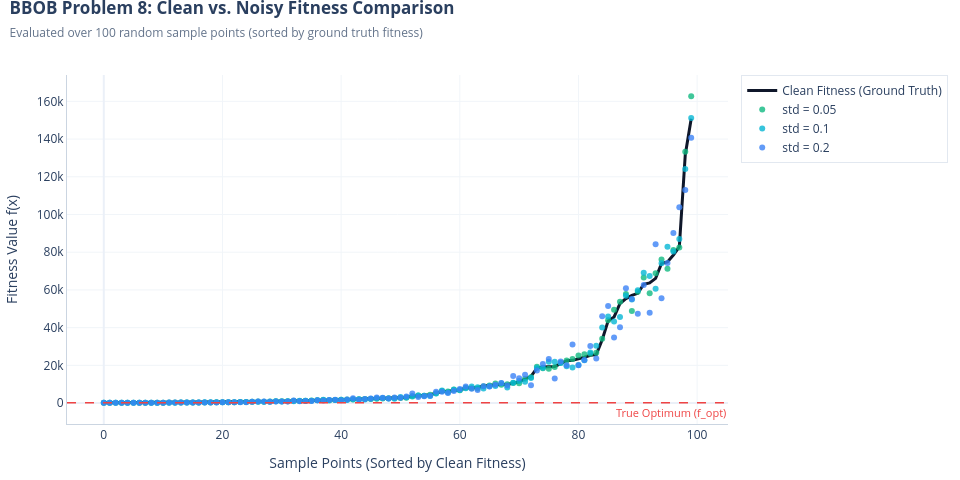
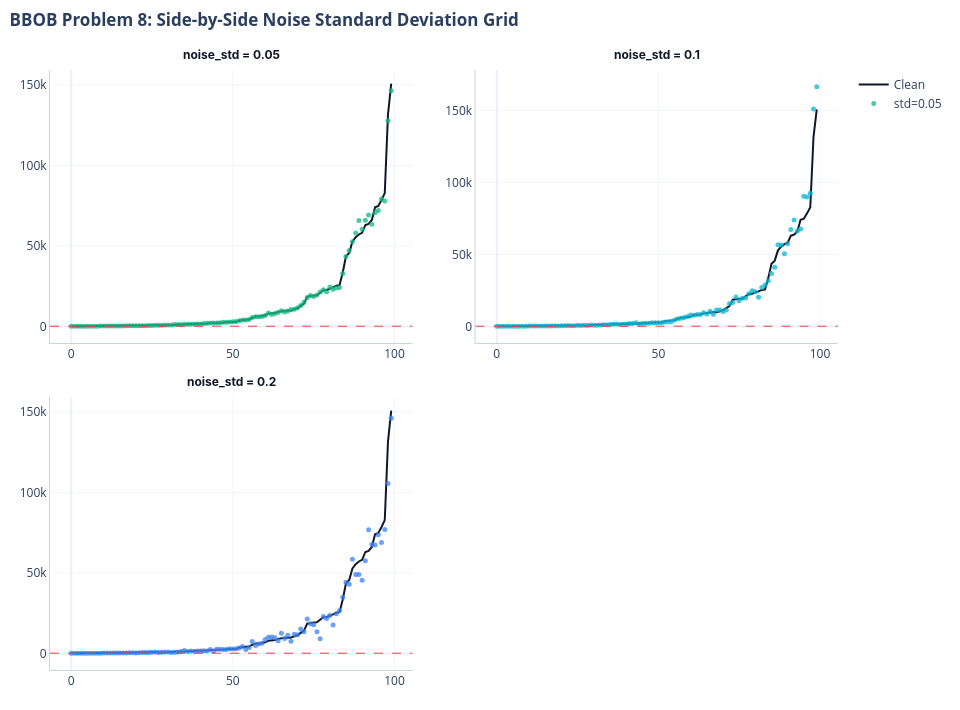

Notebook source saved alongside these figures, in order:
### Markdown cell above
## 2. 1D Sample Point Fitness Comparison

### 🎯 Why we do this plot:
To understand how noise perturbs individual point evaluations along a 1D slice of the search space. We need to observe whether noisy evaluation preserves relative ranking order between candidate solutions or creates false local minima that fool optimization algorithms.

### 📖 How to read it:
- **X-axis**: Sample point index sorted by true clean objective value (left = best/lowest fitness, right = worst/highest fitness).
- **Y-axis**: Evaluated objective function value (x)$.
- **Solid Line (Green)**: True, uncorrupted clean ground-truth objective value.
- **Dashed / Dotted Lines**: Noisy evaluation curves across increasing noise intensities ( = 0.05 to 0.5).

### 💡 Key Takeaway:
At low noise levels ( ≤ 0.1), the overall ranking trajectory is preserved, though local perturbations introduce jitter. At high noise levels ( ≥ 0.5), local point ranking is heavily scrambled, creating artificial deceptive local optima that confuse deterministic local search methods.

### Code cell
lb, ub = problem.lower_bound, problem.upper_bound
points = np.random.uniform(lb, ub, (100, dim))
clean_y = np.array([problem(x) for x in points])
sort_idx = np.argsort(clean_y)
sorted_clean = clean_y[sort_idx]
indices = np.arange(len(points))
# Combined Plot showing all noise std levels overlaid on clean ground truth
fig_combined = go.Figure()
fig_combined.add_trace(go.Scatter(
    x=indices,
    y=sorted_clean,
    mode='lines',
    name='Clean Fitness (Ground Truth)',
    line=dict(color='#0F172A', width=3)
))
# Add true optimum line
fig_combined.add_hline(
    y=problem.true_optimum,
    line_dash="dash",
    line_color="#EF4444",
    line_width=1.5,
    annotation_text="True Optimum (f_opt)",
    annotation_position="bottom right",
    annotation_font=dict(size=11, color="#EF4444")
)
for level in noisy_levels:
    p_noisy = BBOBProblem(problem_id=problem_id, dim=dim, instance_id=instance_id, noise_strategy=MultiplicativeNoiseStrategy(noise_std=level))
    noisy_y = np.array([p_noisy(x) for x in points])
    sorted_noisy = noisy_y[sort_idx]
    fig_combined.add_trace(go.Scatter(
        x=indices,
        y=sorted_noisy,
        mode='markers',
        name=f'std = {level}',
        marker=dict(color=color_palette.get(level, '#64748B'), size=6, opacity=0.8)
    ))
fig_combined.update_xaxes(showgrid=True, gridcolor='#F1F5F9', linecolor='#CBD5E1')
fig_combined.update_yaxes(showgrid=True, gridcolor='#F1F5F9', linecolor='#CBD5E1')
fig_combined.update_layout(
    title=dict(
        text=f"<b>BBOB Problem {problem_id}: Clean vs. Noisy Fitness Comparison</b><br><span style='font-size:12px;color:#64748B;'>Evaluated over 100 random sample points (sorted by ground truth fitness)</span>",
        x=0.01, xanchor='left', y=0.97
    ),
    xaxis_title="Sample Points (Sorted by Clean Fitness)",
    yaxis_title="Fitness Value f(x)",
    template="plotly_white",
    hovermode='x unified',
    height=480,
    width=960,
    margin=dict(l=60, r=40, t=75, b=50),
    legend=dict(bgcolor='rgba(255,255,255,0.9)', bordercolor='#E2E8F0', borderwidth=1)
)
fig_combined.show()
# Subplot Grid: 2 plots per row for vertical scrolling
n_plots = len(noisy_levels)
cols = 2
rows = int(np.ceil(n_plots / cols))
fig_subplots = make_subplots(
    rows=rows, cols=cols,
    subplot_titles=[f'<b>noise_std = {level}</b>' for level in noisy_levels],
    horizontal_spacing=0.08,
    vertical_spacing=0.09
)
coords = [(r + 1, c + 1) for r in range(rows) for c in range(cols)][:n_plots]
for idx, (level, (r, c)) in enumerate(zip(noisy_levels, coords), start=1):
    p_noisy = BBOBProblem(problem_id=problem_id, dim=dim, instance_id=instance_id, noise_strategy=MultiplicativeNoiseStrategy(noise_std=level))
    noisy_y = np.array([p_noisy(x) for x in points])
    sorted_noisy = noisy_y[sort_idx]
    
    # Clean reference line
    fig_subplots.add_trace(
        go.Scatter(x=indices, y=sorted_clean, mode='lines', name='Clean', line=dict(color='#0F172A', width=2), showlegend=(idx==1)),
        row=r, col=c
    )
    # Noisy markers
    fig_subplots.add_trace(
        go.Scatter(x=indices, y=sorted_noisy, mode='markers', name=f'std={level}', marker=dict(color=color_palette.get(level, '#EF4444'), size=5, opacity=0.75), showlegend=(idx==1)),
        row=r, col=c
    )
    # Add true optimum line to subplot
    fig_subplots.add_hline(
        y=problem.true_optimum, line_dash="dash", line_color="#EF4444", line_width=1,
        row=r, col=c
    )
for anno in fig_subplots.layout.annotations:
    anno.update(font=dict(size=12, color='#0F172A', family='Inter, sans-serif'), yshift=6)
fig_subplots.update_xaxes(showgrid=True, gridcolor='#F1F5F9', linecolor='#CBD5E1')
fig_subplots.update_yaxes(showgrid=True, gridcolor='#F1F5F9', linecolor='#CBD5E1')
fig_subplots.update_layout(
    title=dict(
        text=f"<b>BBOB Problem {problem_id}: Side-by-Side Noise Standard Deviation Grid</b>",
        x=0.01, xanchor='left', y=0.98
    ),
    height=320 * rows + 70,
    width=960,
    margin=dict(l=50, r=40, t=70, b=40),
    template="plotly_white"
)
fig_subplots.show()

### Figure 1 — Plotly figure (JSON) as saved in the notebook; plotly's stock layout.template omitted (floating-point values rounded to 4 significant figures)
{"data": [{"line": {"color": "#0F172A", "width": 3}, "mode": "lines", "name": "Clean Fitness (Ground Truth)", "type": "scatter", "x": [0, 1, 2, 3, 4, 5, 6, 7, 8, 9, 10, 11, 12, 13, 14, 15, 16, 17, 18, 19, 20, 21, 22, 23, 24, 25, 26, 27, 28, 29, 30, 31, 32, 33, 34, 35, 36, 37, 38, 39, 40, 41, 42, 43, 44, 45, 46, 47, 48, 49, 50, 51, 52, 53, 54, 55, 56, 57, 58, 59, 60, 61, 62, 63, 64, 65, 66, 67, 68, 69, 70, 71, 72, 73, 74, 75, 76, 77, 78, 79, 80, 81, 82, 83, 84, 85, 86, 87, 88, 89, 90, 91, 92, 93, 94, 95, 96, 97, 98, 99], "y": [151.6, 164.9, 167.6, 168.0, 176.3, 178.8, 196.5, 198.7, 203.7, 226.5, 236.9, 247.9, 254.9, 273.3, 275.9, 314.5, 360.0, 383.6, 386.7, 397.9, 427.8, 456.7, 484.6, 507.9, 544.7, 679.1, 713.2, 728.9, 781.2, 923.7, 928.2, 945.0, 1127.0, 1173.0, 1242.0, 1325.0, 1504.0, 1523.0, 1535.0, 1600.0, 1765.0, 1832.0, 1902.0, 2109.0, 2120.0, 2238.0, 2385.0, 2500.0, 2644.0, 2745.0, 2830.0, 2981.0, 3686.0, 3902.0, 4066.0, 4380.0, 5349.0, 6122.0, 6226.0, 6678.0, 6945.0, 7940.0, 8115.0, 8316.0, 9072.0, 9559.0, 9697.0, 9825.0, 9889.0, 10600.0, 11310.0, 12770.0, 14210.0, 18530.0, 19140.0, 19260.0, 19380.0, 20910.0, 22480.0, 22670.0, 23330.0, 24310.0, 25360.0, 25670.0, 33560.0, 43590.0, 45670.0, 52820.0, 55420.0, 57150.0, 58180.0, 63030.0, 63740.0, 66140.0, 74040.0, 74800.0, 78530.0, 82850.0, 131700.0, 150800.0]}, {"marker": {"color": "#10B981", "opacity": 0.8, "size": 6}, "mode": "markers", "name": "std = 0.05", "type": "scatter", "x": [0, 1, 2, 3, 4, 5, 6, 7, 8, 9, 10, 11, 12, 13, 14, 15, 16, 17, 18, 19, 20, 21, 22, 23, 24, 25, 26, 27, 28, 29, 30, 31, 32, 33, 34, 35, 36, 37, 38, 39, 40, 41, 42, 43, 44, 45, 46, 47, 48, 49, 50, 51, 52, 53, 54, 55, 56, 57, 58, 59, 60, 61, 62, 63, 64, 65, 66, 67, 68, 69, 70, 71, 72, 73, 74, 75, 76, 77, 78, 79, 80, 81, 82, 83, 84, 85, 86, 87, 88, 89, 90, 91, 92, 93, 94, 95, 96, 97, 98, 99], "y": [151.6, 165.7, 168.0, 168.3, 178.4, 178.7, 193.5, 195.3, 203.6, 227.6, 240.9, 245.8, 256.5, 266.6, 276.4, 314.1, 363.1, 361.6, 371.9, 396.1, 429.6, 442.9, 504.9, 517.5, 523.0, 647.0, 776.0, 751.3, 794.9, 915.6, 939.9, 961.1, 1212.0, 1131.0, 1289.0, 1386.0, 1482.0, 1576.0, 1425.0, 1598.0, 1732.0, 1905.0, 1943.0, 2065.0, 2150.0, 2185.0, 2365.0, 2440.0, 2541.0, 2648.0, 2706.0, 2874.0, 3555.0, 3984.0, 3847.0, 4456.0, 5154.0, 6364.0, 6109.0, 7187.0, 6766.0, 8068.0, 7865.0, 7753.0, 8866.0, 9269.0, 10360.0, 9672.0, 10000.0, 10710.0, 10510.0, 12920.0, 13730.0, 19210.0, 18480.0, 18230.0, 19140.0, 21420.0, 22590.0, 23410.0, 25220.0, 25950.0, 26200.0, 26680.0, 34060.0, 43870.0, 49480.0, 53730.0, 57810.0, 48840.0, 59040.0, 66590.0, 58180.0, 68860.0, 76120.0, 71270.0, 81220.0, 82480.0, 133300.0, 162700.0]}, {"marker": {"color": "#06B6D4", "opacity": 0.8, "size": 6}, "mode": "markers", "name": "std = 0.1", "type": "scatter", "x": [0, 1, 2, 3, 4, 5, 6, 7, 8, 9, 10, 11, 12, 13, 14, 15, 16, 17, 18, 19, 20, 21, 22, 23, 24, 25, 26, 27, 28, 29, 30, 31, 32, 33, 34, 35, 36, 37, 38, 39, 40, 41, 42, 43, 44, 45, 46, 47, 48, 49, 50, 51, 52, 53, 54, 55, 56, 57, 58, 59, 60, 61, 62, 63, 64, 65, 66, 67, 68, 69, 70, 71, 72, 73, 74, 75, 76, 77, 78, 79, 80, 81, 82, 83, 84, 85, 86, 87, 88, 89, 90, 91, 92, 93, 94, 95, 96, 97, 98, 99], "y": [151.5, 167.2, 168.3, 171.0, 177.9, 178.0, 200.6, 199.8, 208.4, 231.5, 236.9, 235.9, 239.0, 268.0, 257.9, 316.0, 325.3, 390.3, 378.9, 380.8, 420.7, 479.7, 502.0, 557.4, 596.1, 663.5, 683.3, 668.8, 724.7, 919.6, 835.2, 995.7, 948.2, 1196.0, 1226.0, 1272.0, 1501.0, 1722.0, 1592.0, 1620.0, 1751.0, 1692.0, 2078.0, 2008.0, 1867.0, 2233.0, 2580.0, 2713.0, 2492.0, 2288.0, 3246.0, 3061.0, 3753.0, 4016.0, 3931.0, 3721.0, 5076.0, 6719.0, 5561.0, 7018.0, 6928.0, 7841.0, 8803.0, 8457.0, 7707.0, 8895.0, 9119.0, 10570.0, 8309.0, 10760.0, 11700.0, 11270.0, 13300.0, 18570.0, 18680.0, 21960.0, 21930.0, 21270.0, 19580.0, 18810.0, 20220.0, 22750.0, 26770.0, 30380.0, 40030.0, 45940.0, 43300.0, 45710.0, 56940.0, 54950.0, 59870.0, 69080.0, 67410.0, 60570.0, 74090.0, 82880.0, 80320.0, 86980.0, 124200.0, 151100.0]}, {"marker": {"color": "#3B82F6", "opacity": 0.8, "size": 6}, "mode": "markers", "name": "std = 0.2", "type": "scatter", "x": [0, 1, 2, 3, 4, 5, 6, 7, 8, 9, 10, 11, 12, 13, 14, 15, 16, 17, 18, 19, 20, 21, 22, 23, 24, 25, 26, 27, 28, 29, 30, 31, 32, 33, 34, 35, 36, 37, 38, 39, 40, 41, 42, 43, 44, 45, 46, 47, 48, 49, 50, 51, 52, 53, 54, 55, 56, 57, 58, 59, 60, 61, 62, 63, 64, 65, 66, 67, 68, 69, 70, 71, 72, 73, 74, 75, 76, 77, 78, 79, 80, 81, 82, 83, 84, 85, 86, 87, 88, 89, 90, 91, 92, 93, 94, 95, 96, 97, 98, 99], "y": [152.3, 170.2, 167.8, 176.8, 174.5, 177.1, 206.6, 217.0, 224.1, 231.7, 226.7, 253.9, 271.2, 268.0, 287.7, 313.7, 366.3, 373.4, 335.6, 370.9, 424.6, 455.5, 487.9, 494.2, 503.8, 655.2, 808.0, 787.5, 764.2, 860.4, 808.6, 888.3, 1340.0, 1020.0, 1145.0, 1126.0, 1459.0, 1328.0, 1654.0, 1794.0, 1449.0, 1937.0, 2578.0, 1705.0, 2112.0, 2468.0, 2939.0, 2764.0, 2488.0, 2903.0, 2799.0, 3481.0, 5059.0, 3258.0, 3676.0, 3830.0, 6034.0, 5992.0, 5366.0, 6384.0, 7429.0, 8760.0, 7662.0, 6935.0, 8868.0, 8856.0, 9698.0, 10660.0, 9343.0, 14390.0, 13130.0, 15010.0, 9429.0, 17340.0, 20700.0, 23350.0, 12990.0, 21990.0, 20090.0, 31090.0, 20050.0, 22900.0, 30290.0, 23690.0, 46080.0, 51450.0, 34730.0, 40220.0, 60850.0, 55260.0, 47320.0, 62610.0, 47840.0, 84210.0, 55550.0, 74350.0, 90130.0, 103900.0, 113000.0, 140700.0]}], "layout": {"annotations": [{"font": {"color": "#EF4444", "size": 11}, "showarrow": false, "text": "True Optimum (f_opt)", "x": 1, "xanchor": "right", "xref": "x domain", "y": 149.2, "yanchor": "top", "yref": "y"}], "height": 480, "hovermode": "x unified", "legend": {"bgcolor": "rgba(255,255,255,0.9)", "bordercolor": "#E2E8F0", "borderwidth": 1}, "margin": {"b": 50, "l": 60, "r": 40, "t": 75}, "shapes": [{"line": {"color": "#EF4444", "dash": "dash", "width": 1.5}, "type": "line", "x0": 0, "x1": 1, "xref": "x domain", "y0": 149.2, "y1": 149.2, "yref": "y"}], "title": {"text": "<b>BBOB Problem 8: Clean vs. Noisy Fitness Comparison</b><br><span style='font-size:12px;color:#64748B;'>Evaluated over 100 random sample points (sorted by ground truth fitness)</span>", "x": 0.01, "xanchor": "left", "y": 0.97}, "width": 960, "xaxis": {"gridcolor": "#F1F5F9", "linecolor": "#CBD5E1", "showgrid": true, "title": {"text": "Sample Points (Sorted by Clean Fitness)"}}, "yaxis": {"gridcolor": "#F1F5F9", "linecolor": "#CBD5E1", "showgrid": true, "title": {"text": "Fitness Value f(x)"}}}}

### Figure 2 — Plotly figure (JSON) as saved in the notebook; plotly's stock layout.template omitted (floating-point values rounded to 4 significant figures)
{"data": [{"line": {"color": "#0F172A", "width": 2}, "mode": "lines", "name": "Clean", "showlegend": true, "type": "scatter", "x": [0, 1, 2, 3, 4, 5, 6, 7, 8, 9, 10, 11, 12, 13, 14, 15, 16, 17, 18, 19, 20, 21, 22, 23, 24, 25, 26, 27, 28, 29, 30, 31, 32, 33, 34, 35, 36, 37, 38, 39, 40, 41, 42, 43, 44, 45, 46, 47, 48, 49, 50, 51, 52, 53, 54, 55, 56, 57, 58, 59, 60, 61, 62, 63, 64, 65, 66, 67, 68, 69, 70, 71, 72, 73, 74, 75, 76, 77, 78, 79, 80, 81, 82, 83, 84, 85, 86, 87, 88, 89, 90, 91, 92, 93, 94, 95, 96, 97, 98, 99], "xaxis": "x", "y": [151.6, 164.9, 167.6, 168.0, 176.3, 178.8, 196.5, 198.7, 203.7, 226.5, 236.9, 247.9, 254.9, 273.3, 275.9, 314.5, 360.0, 383.6, 386.7, 397.9, 427.8, 456.7, 484.6, 507.9, 544.7, 679.1, 713.2, 728.9, 781.2, 923.7, 928.2, 945.0, 1127.0, 1173.0, 1242.0, 1325.0, 1504.0, 1523.0, 1535.0, 1600.0, 1765.0, 1832.0, 1902.0, 2109.0, 2120.0, 2238.0, 2385.0, 2500.0, 2644.0, 2745.0, 2830.0, 2981.0, 3686.0, 3902.0, 4066.0, 4380.0, 5349.0, 6122.0, 6226.0, 6678.0, 6945.0, 7940.0, 8115.0, 8316.0, 9072.0, 9559.0, 9697.0, 9825.0, 9889.0, 10600.0, 11310.0, 12770.0, 14210.0, 18530.0, 19140.0, 19260.0, 19380.0, 20910.0, 22480.0, 22670.0, 23330.0, 24310.0, 25360.0, 25670.0, 33560.0, 43590.0, 45670.0, 52820.0, 55420.0, 57150.0, 58180.0, 63030.0, 63740.0, 66140.0, 74040.0, 74800.0, 78530.0, 82850.0, 131700.0, 150800.0], "yaxis": "y"}, {"marker": {"color": "#10B981", "opacity": 0.75, "size": 5}, "mode": "markers", "name": "std=0.05", "showlegend": true, "type": "scatter", "x": [0, 1, 2, 3, 4, 5, 6, 7, 8, 9, 10, 11, 12, 13, 14, 15, 16, 17, 18, 19, 20, 21, 22, 23, 24, 25, 26, 27, 28, 29, 30, 31, 32, 33, 34, 35, 36, 37, 38, 39, 40, 41, 42, 43, 44, 45, 46, 47, 48, 49, 50, 51, 52, 53, 54, 55, 56, 57, 58, 59, 60, 61, 62, 63, 64, 65, 66, 67, 68, 69, 70, 71, 72, 73, 74, 75, 76, 77, 78, 79, 80, 81, 82, 83, 84, 85, 86, 87, 88, 89, 90, 91, 92, 93, 94, 95, 96, 97, 98, 99], "xaxis": "x", "y": [151.7, 164.2, 168.5, 167.0, 177.4, 180.0, 195.6, 198.0, 199.9, 229.5, 237.6, 256.1, 249.6, 284.3, 270.1, 332.4, 343.0, 386.6, 373.8, 390.4, 428.5, 456.5, 488.0, 484.7, 548.0, 678.5, 713.0, 737.0, 812.6, 938.0, 900.4, 934.1, 1163.0, 1188.0, 1130.0, 1344.0, 1436.0, 1388.0, 1502.0, 1600.0, 1601.0, 1812.0, 1922.0, 2122.0, 2117.0, 2225.0, 2335.0, 2591.0, 2634.0, 2813.0, 2993.0, 3146.0, 3576.0, 3968.0, 4064.0, 4379.0, 5537.0, 6107.0, 6103.0, 6121.0, 6759.0, 8304.0, 7450.0, 8077.0, 8626.0, 9743.0, 8977.0, 9536.0, 10530.0, 10730.0, 11610.0, 12980.0, 15080.0, 17860.0, 19240.0, 18570.0, 19560.0, 21460.0, 22750.0, 21540.0, 24560.0, 23080.0, 23960.0, 24240.0, 32860.0, 43470.0, 47140.0, 52610.0, 57980.0, 65780.0, 60410.0, 65910.0, 69230.0, 63460.0, 70680.0, 72050.0, 79210.0, 77920.0, 127700.0, 146300.0], "yaxis": "y"}, {"line": {"color": "#0F172A", "width": 2}, "mode": "lines", "name": "Clean", "showlegend": false, "type": "scatter", "x": [0, 1, 2, 3, 4, 5, 6, 7, 8, 9, 10, 11, 12, 13, 14, 15, 16, 17, 18, 19, 20, 21, 22, 23, 24, 25, 26, 27, 28, 29, 30, 31, 32, 33, 34, 35, 36, 37, 38, 39, 40, 41, 42, 43, 44, 45, 46, 47, 48, 49, 50, 51, 52, 53, 54, 55, 56, 57, 58, 59, 60, 61, 62, 63, 64, 65, 66, 67, 68, 69, 70, 71, 72, 73, 74, 75, 76, 77, 78, 79, 80, 81, 82, 83, 84, 85, 86, 87, 88, 89, 90, 91, 92, 93, 94, 95, 96, 97, 98, 99], "xaxis": "x2", "y": [151.6, 164.9, 167.6, 168.0, 176.3, 178.8, 196.5, 198.7, 203.7, 226.5, 236.9, 247.9, 254.9, 273.3, 275.9, 314.5, 360.0, 383.6, 386.7, 397.9, 427.8, 456.7, 484.6, 507.9, 544.7, 679.1, 713.2, 728.9, 781.2, 923.7, 928.2, 945.0, 1127.0, 1173.0, 1242.0, 1325.0, 1504.0, 1523.0, 1535.0, 1600.0, 1765.0, 1832.0, 1902.0, 2109.0, 2120.0, 2238.0, 2385.0, 2500.0, 2644.0, 2745.0, 2830.0, 2981.0, 3686.0, 3902.0, 4066.0, 4380.0, 5349.0, 6122.0, 6226.0, 6678.0, 6945.0, 7940.0, 8115.0, 8316.0, 9072.0, 9559.0, 9697.0, 9825.0, 9889.0, 10600.0, 11310.0, 12770.0, 14210.0, 18530.0, 19140.0, 19260.0, 19380.0, 20910.0, 22480.0, 22670.0, 23330.0, 24310.0, 25360.0, 25670.0, 33560.0, 43590.0, 45670.0, 52820.0, 55420.0, 57150.0, 58180.0, 63030.0, 63740.0, 66140.0, 74040.0, 74800.0, 78530.0, 82850.0, 131700.0, 150800.0], "yaxis": "y2"}, {"marker": {"color": "#06B6D4", "opacity": 0.75, "size": 5}, "mode": "markers", "name": "std=0.1", "showlegend": false, "type": "scatter", "x": [0, 1, 2, 3, 4, 5, 6, 7, 8, 9, 10, 11, 12, 13, 14, 15, 16, 17, 18, 19, 20, 21, 22, 23, 24, 25, 26, 27, 28, 29, 30, 31, 32, 33, 34, 35, 36, 37, 38, 39, 40, 41, 42, 43, 44, 45, 46, 47, 48, 49, 50, 51, 52, 53, 54, 55, 56, 57, 58, 59, 60, 61, 62, 63, 64, 65, 66, 67, 68, 69, 70, 71, 72, 73, 74, 75, 76, 77, 78, 79, 80, 81, 82, 83, 84, 85, 86, 87, 88, 89, 90, 91, 92, 93, 94, 95, 96, 97, 98, 99], "xaxis": "x2", "y": [151.2, 165.5, 165.1, 168.4, 172.7, 182.1, 204.2, 197.9, 204.5, 218.3, 233.4, 240.9, 275.9, 286.4, 274.4, 294.6, 350.3, 380.4, 397.6, 365.8, 469.7, 439.4, 607.2, 476.4, 535.4, 762.1, 663.4, 791.8, 711.2, 1087.0, 885.6, 790.1, 1038.0, 1170.0, 1187.0, 1376.0, 1560.0, 1661.0, 1420.0, 1530.0, 1781.0, 2021.0, 2077.0, 2514.0, 1752.0, 2101.0, 2260.0, 2301.0, 2528.0, 2496.0, 2500.0, 2547.0, 3140.0, 3196.0, 3273.0, 4408.0, 5293.0, 5725.0, 6135.0, 6821.0, 7950.0, 7818.0, 8255.0, 8280.0, 9450.0, 8593.0, 10640.0, 8553.0, 11450.0, 11390.0, 10290.0, 11390.0, 15780.0, 16640.0, 20460.0, 17820.0, 19490.0, 19790.0, 22720.0, 24860.0, 24130.0, 20340.0, 27080.0, 28860.0, 31770.0, 36680.0, 41030.0, 56760.0, 56580.0, 50450.0, 57390.0, 67390.0, 73850.0, 66250.0, 67640.0, 90370.0, 89910.0, 92530.0, 151000.0, 166400.0], "yaxis": "y2"}, {"line": {"color": "#0F172A", "width": 2}, "mode": "lines", "name": "Clean", "showlegend": false, "type": "scatter", "x": [0, 1, 2, 3, 4, 5, 6, 7, 8, 9, 10, 11, 12, 13, 14, 15, 16, 17, 18, 19, 20, 21, 22, 23, 24, 25, 26, 27, 28, 29, 30, 31, 32, 33, 34, 35, 36, 37, 38, 39, 40, 41, 42, 43, 44, 45, 46, 47, 48, 49, 50, 51, 52, 53, 54, 55, 56, 57, 58, 59, 60, 61, 62, 63, 64, 65, 66, 67, 68, 69, 70, 71, 72, 73, 74, 75, 76, 77, 78, 79, 80, 81, 82, 83, 84, 85, 86, 87, 88, 89, 90, 91, 92, 93, 94, 95, 96, 97, 98, 99], "xaxis": "x3", "y": [151.6, 164.9, 167.6, 168.0, 176.3, 178.8, 196.5, 198.7, 203.7, 226.5, 236.9, 247.9, 254.9, 273.3, 275.9, 314.5, 360.0, 383.6, 386.7, 397.9, 427.8, 456.7, 484.6, 507.9, 544.7, 679.1, 713.2, 728.9, 781.2, 923.7, 928.2, 945.0, 1127.0, 1173.0, 1242.0, 1325.0, 1504.0, 1523.0, 1535.0, 1600.0, 1765.0, 1832.0, 1902.0, 2109.0, 2120.0, 2238.0, 2385.0, 2500.0, 2644.0, 2745.0, 2830.0, 2981.0, 3686.0, 3902.0, 4066.0, 4380.0, 5349.0, 6122.0, 6226.0, 6678.0, 6945.0, 7940.0, 8115.0, 8316.0, 9072.0, 9559.0, 9697.0, 9825.0, 9889.0, 10600.0, 11310.0, 12770.0, 14210.0, 18530.0, 19140.0, 19260.0, 19380.0, 20910.0, 22480.0, 22670.0, 23330.0, 24310.0, 25360.0, 25670.0, 33560.0, 43590.0, 45670.0, 52820.0, 55420.0, 57150.0, 58180.0, 63030.0, 63740.0, 66140.0, 74040.0, 74800.0, 78530.0, 82850.0, 131700.0, 150800.0], "yaxis": "y3"}, {"marker": {"color": "#3B82F6", "opacity": 0.75, "size": 5}, "mode": "markers", "name": "std=0.2", "showlegend": false, "type": "scatter", "x": [0, 1, 2, 3, 4, 5, 6, 7, 8, 9, 10, 11, 12, 13, 14, 15, 16, 17, 18, 19, 20, 21, 22, 23, 24, 25, 26, 27, 28, 29, 30, 31, 32, 33, 34, 35, 36, 37, 38, 39, 40, 41, 42, 43, 44, 45, 46, 47, 48, 49, 50, 51, 52, 53, 54, 55, 56, 57, 58, 59, 60, 61, 62, 63, 64, 65, 66, 67, 68, 69, 70, 71, 72, 73, 74, 75, 76, 77, 78, 79, 80, 81, 82, 83, 84, 85, 86, 87, 88, 89, 90, 91, 92, 93, 94, 95, 96, 97, 98, 99], "xaxis": "x3", "y": [151.8, 159.5, 163.9, 169.4, 175.8, 185.1, 195.5, 192.5, 192.3, 208.7, 243.8, 261.8, 263.8, 268.1, 268.9, 313.1, 300.8, 294.1, 416.7, 369.2, 363.9, 482.4, 545.1, 573.8, 568.7, 755.4, 917.0, 643.4, 685.3, 890.3, 859.1, 625.0, 819.3, 864.3, 1188.0, 1804.0, 1154.0, 1482.0, 1322.0, 1464.0, 1568.0, 1721.0, 1542.0, 2440.0, 1351.0, 2594.0, 2645.0, 2542.0, 2536.0, 2932.0, 2750.0, 2989.0, 3426.0, 4309.0, 2472.0, 3732.0, 7423.0, 4938.0, 5910.0, 6333.0, 8662.0, 9998.0, 10260.0, 9813.0, 7947.0, 12540.0, 9333.0, 11370.0, 7642.0, 12010.0, 11700.0, 15270.0, 13450.0, 21480.0, 18420.0, 17870.0, 13480.0, 9086.0, 23010.0, 21710.0, 23510.0, 17690.0, 24630.0, 26630.0, 34890.0, 44280.0, 43060.0, 58520.0, 49050.0, 49070.0, 45410.0, 57540.0, 76780.0, 67610.0, 67410.0, 73690.0, 68880.0, 76920.0, 105600.0, 146100.0], "yaxis": "y3"}], "layout": {"annotations": [{"font": {"color": "#0F172A", "family": "Inter, sans-serif", "size": 12}, "showarrow": false, "text": "<b>noise_std = 0.05</b>", "x": 0.23, "xanchor": "center", "xref": "paper", "y": 1, "yanchor": "bottom", "yref": "paper", "yshift": 6}, {"font": {"color": "#0F172A", "family": "Inter, sans-serif", "size": 12}, "showarrow": false, "text": "<b>noise_std = 0.1</b>", "x": 0.77, "xanchor": "center", "xref": "paper", "y": 1, "yanchor": "bottom", "yref": "paper", "yshift": 6}, {"font": {"color": "#0F172A", "family": "Inter, sans-serif", "size": 12}, "showarrow": false, "text": "<b>noise_std = 0.2</b>", "x": 0.23, "xanchor": "center", "xref": "paper", "y": 0.455, "yanchor": "bottom", "yref": "paper", "yshift": 6}], "height": 710, "margin": {"b": 40, "l": 50, "r": 40, "t": 70}, "shapes": [{"line": {"color": "#EF4444", "dash": "dash", "width": 1}, "type": "line", "x0": 0, "x1": 1, "xref": "x domain", "y0": 149.2, "y1": 149.2, "yref": "y"}, {"line": {"color": "#EF4444", "dash": "dash", "width": 1}, "type": "line", "x0": 0, "x1": 1, "xref": "x2 domain", "y0": 149.2, "y1": 149.2, "yref": "y2"}, {"line": {"color": "#EF4444", "dash": "dash", "width": 1}, "type": "line", "x0": 0, "x1": 1, "xref": "x3 domain", "y0": 149.2, "y1": 149.2, "yref": "y3"}], "title": {"text": "<b>BBOB Problem 8: Side-by-Side Noise Standard Deviation Grid</b>", "x": 0.01, "xanchor": "left", "y": 0.98}, "width": 960, "xaxis": {"anchor": "y", "domain": [0, 0.46], "gridcolor": "#F1F5F9", "linecolor": "#CBD5E1", "showgrid": true}, "xaxis2": {"anchor": "y2", "domain": [0.54, 1], "gridcolor": "#F1F5F9", "linecolor": "#CBD5E1", "showgrid": true}, "xaxis3": {"anchor": "y3", "domain": [0, 0.46], "gridcolor": "#F1F5F9", "linecolor": "#CBD5E1", "showgrid": true}, "xaxis4": {"anchor": "y4", "domain": [0.54, 1], "gridcolor": "#F1F5F9", "linecolor": "#CBD5E1", "showgrid": true}, "yaxis": {"anchor": "x", "domain": [0.545, 1], "gridcolor": "#F1F5F9", "linecolor": "#CBD5E1", "showgrid": true}, "yaxis2": {"anchor": "x2", "domain": [0.545, 1], "gridcolor": "#F1F5F9", "linecolor": "#CBD5E1", "showgrid": true}, "yaxis3": {"anchor": "x3", "domain": [0, 0.455], "gridcolor": "#F1F5F9", "linecolor": "#CBD5E1", "showgrid": true}, "yaxis4": {"anchor": "x4", "domain": [0, 0.455], "gridcolor": "#F1F5F9", "linecolor": "#CBD5E1", "showgrid": true}}}
